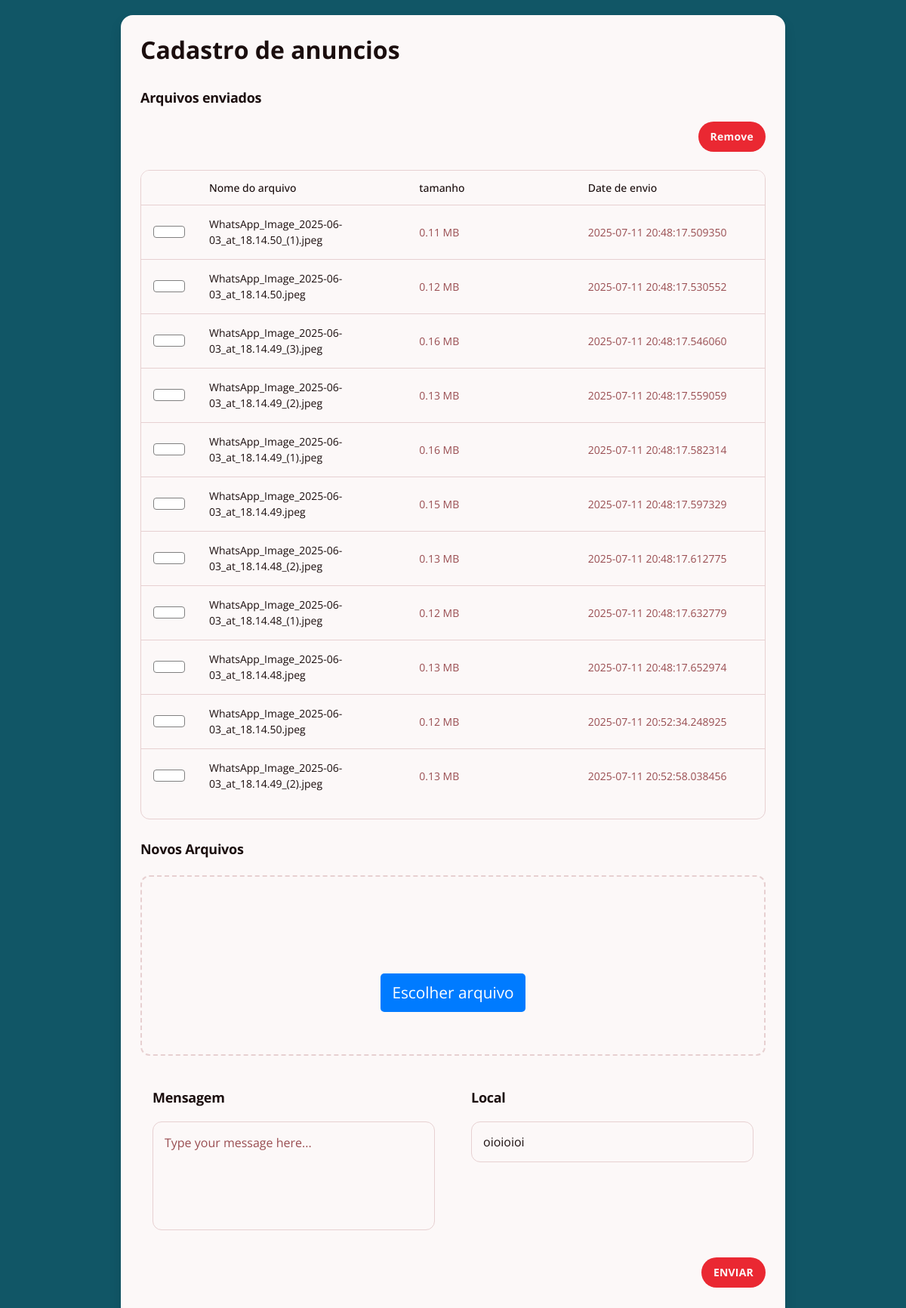
Page /cadastro on the committed database.
### app/models/Anuncio.py (models this page shows, shortened)
class Anuncio(db.Model):
    __tablename__ = 'anuncios'
    id = db.Column(db.Integer, primary_key=True)
    caminho = db.Column(db.String(64))
    altura = db.Column(db.Integer, default=0)
    largura = db.Column(db.Integer, default=0)
    tamanho = db.Column(db.Integer, default=0)
    nome = db.Column(db.String(64), default='Anúncio')
    data_criacao = db.Column(db.DateTime)
    @staticmethod
    def get_all():
        return Anuncio.query.all()

### app/routes/cadastro_routes.py (the view)
@cad_bp.route('/cadastro')
def cadastro():
    data = Anuncio.get_all()
    config = Config.get_configuracao()
    if config:
        local = config
    else:
        local = ""
    if data:
        return render_template('index.html', anuncios=data,local=local)
    else:
        return render_template('index.html', anuncios=None, local=local)

### app/models/Config.py (called while the page is built)
    @staticmethod
    def get_configuracao():
        configuracao = Config.query.first()
        if configuracao:
            return configuracao.local
        return None

### app/templates/index.html (shortened to what this page needs)
<html>
<head>
  <link rel="stylesheet" href="../static/css/index.css">
  <script src="https://cdn.tailwindcss.com?plugins=forms,container-queries"></script>
</head>
<body>
  <div class="relative flex size-full min-h-screen flex-col group/design-root overflow-x-hidden">
    <div class="layout-container flex h-full grow flex-col">
      <main>
        <div class="px-40 flex flex-1 justify-center py-5">
          <div class="layout-content-container content-box flex flex-col max-w-[960px] flex-1">
            <div class="flex flex-wrap justify-between gap-3 p-4">
              <p class="text-[#1b0e0e] tracking-light text-[32px] font-bold leading-tight min-w-72">Cadastro de anuncios
              </p>
            </div>
            <h3 class="text-[#1b0e0e] text-lg font-bold leading-tight tracking-[-0.015em] px-4 pb-2 pt-4">
              Arquivos enviados</h3>
            <div class="flex px-4 py-3 justify-end">
              <button id="deletar"
                class="flex min-w-[84px] max-w-[480px] cursor-pointer items-center justify-center overflow-hidden rounded-full h-10 px-4 bg-[#ea2832] text-[#fcf8f8] text-sm font-bold leading-normal tracking-[0.015em]">
                <span class="truncate">Remove</span>
              </button>
            </div>
            <div class="px-4 py-3 @container">
              <div class="flex overflow-hidden rounded-xl border border-[#e7d0d1] bg-[#fcf8f8]">
                <form action="/cadastro/delete" method="post" enctype="multipart/form-data" id="form-delete">
                  <table class="flex-1">
                    <thead>
                      <tr class="bg-[#fcf8f8]">
                        <th
                          class="table-da5ca9a9-12e4-4bd5-a590-5121aa32de00-column-120 px-4 py-3 text-left text-[#1b0e0e] text-sm font-medium leading-normal">
                        </th>
                        <th
                          class="table-da5ca9a9-12e4-4bd5-a590-5121aa32de00-column-240 px-4 py-3 text-left text-[#1b0e0e] w-[400px] text-sm font-medium leading-normal">
                          Nome do arquivo
                        </th>
                        <th
                          class="table-da5ca9a9-12e4-4bd5-a590-5121aa32de00-column-360 px-4 py-3 text-left text-[#1b0e0e] w-[400px] text-sm font-medium leading-normal">
                          tamanho</th>
                        <th
                          class="table-da5ca9a9-12e4-4bd5-a590-5121aa32de00-column-480 px-4 py-3 text-left text-[#1b0e0e] w-[400px] text-sm font-medium leading-normal">
                          Date de envio
                        </th>
                      </tr>
                    </thead>
                    <tbody>
                      {% with anuncios = anuncios%} {% if anuncios %} {% for cada in anuncios %}
                      <tr class="border-t border-t-[#e7d0d1]">
                        <td
                          class="table-da5ca9a9-12e4-4bd5-a590-5121aa32de00-column-120 h-[72px] px-4 py-2 text-sm font-normal leading-normal">
                          <input type="checkbox" name="selecionados" id="{{cada.id}}" value="{{cada.id}}"
                            class="h-4 w-4 rounded border-[#808080] text-[#ea2832] focus:ring-0">
                        </td>
                        <td
                          class="table-da5ca9a9-12e4-4bd5-a590-5121aa32de00-column-240 h-[72px] px-4 py-2 w-[400px] text-[#1b0e0e] text-sm font-normal leading-normal">
                          {{ cada.nome }}
                        </td>
                        <td
                          class="table-da5ca9a9-12e4-4bd5-a590-5121aa32de00-column-360 h-[72px] px-4 py-2 w-[400px] text-[#994d51] text-sm font-normal leading-normal">
                          {{ cada.tamanho }} MB
                        </td>
                        <td
                          class="table-da5ca9a9-12e4-4bd5-a590-5121aa32de00-column-480 h-[72px] px-4 py-2 w-[400px] text-[#994d51] text-sm font-normal leading-normal">
                          {{ cada.data_criacao }}
                        </td>
                      </tr>
                      {% endfor %} {%endif%} {%endwith%}
                    </tbody>
                  </table>
                </form>
              </div>
            </div>
            <form action="/" method="post" enctype="multipart/form-data">
              <h3 class="text-[#1b0e0e] text-lg font-bold leading-tight tracking-[-0.015em] px-4 pb-2 pt-4">
                Novos Arquivos</h3>
              <div class="flex flex-col p-4">
                <div
                  class="flex flex-col items-center gap-6 rounded-xl border-2 border-dashed border-[#e7d0d1] px-6 py-14">
                  <span id="file-name"
                    class="text-[#1b0e0e] text-sm font-bold leading-tight tracking-[-0.015em] px-4 pb-2 pt-4"></span>
                  <label class="file-label">
                    Escolher arquivo
                  </label>
                </div>
              </div>
              <div class="flex w-full flex-wrap gap-4 px-4 py-3 justify-around">
                <div class="flex-1">
                  <h3 class="text-[#1b0e0e] text-lg font-bold leading-tight tracking-[-0.015em] px-4 pb-2 pt-4">
                    Mensagem</h3>
                  <div class="flex max-w-[480px] flex-wrap items-end gap-4 px-4 py-3">
                    <label class="flex flex-col min-w-40 flex-1">
                      <textarea placeholder="Type your message here..." name="mensagem" id="mensagem"
                        class="form-input flex w-full min-w-0 flex-1 resize-none overflow-hidden rounded-xl text-[#1b0e0e] focus:outline-0 focus:ring-0 border border-[#e7d0d1] bg-[#fcf8f8] focus:border-[#e7d0d1] min-h-36 placeholder:text-[#994d51] p-[15px] text-base font-normal leading-normal"></textarea>
                    </label>
                  </div>
                </div>
                <div class="flex-1">
                  <h3 class="text-[#1b0e0e] text-lg font-bold leading-tight tracking-[-0.015em] px-4 pb-2 pt-4">
                    Local</h3>
                  <div class="flex max-w-[480px] flex-wrap items-end gap-4 px-4 py-3">
                    <label class="flex flex-col min-w-40 flex-1">
                      <input type="text" placeholder="Type your message here..." name="local" id="local"
                        class="form-input min-w-0 flex-1 resize-none overflow-hidden rounded-xl text-[#1b0e0e] focus:outline-0 focus:ring-0 border border-[#e7d0d1] bg-[#fcf8f8] focus:border-[#e7d0d1] placeholder:text-[#994d51] p-[15px] text-base font-normal leading-normal">
                    </label>
                  </div>
                </div>
              </div>
              <div class="flex px-4 py-3 justify-end">
                <button type="submit"
                  class="flex min-w-[84px] max-w-[480px] cursor-pointer items-center justify-center overflow-hidden rounded-full h-10 px-4 bg-[#ea2832] text-[#fcf8f8] text-sm font-bold leading-normal tracking-[0.015em]">
                  <span class="truncate">ENVIAR</span>
                </button>
              </div>
          </div>
        </div>
      </main>
    </div>
  </div>
</body>
</html>

### app/static/css/index.css (style rules this page uses)
:root { --primary-color: rgb(17, 86, 102); --primary-color-darker: rgb(9, 48, 56); }
* { box-sizing: border-box; outline: 0; }
body { margin: 0; padding: 0; background: var(--primary-color); font-family: "Open sans", sans-serif; font-size: 1.3em; line-height: 1.5em; }
form input { font-size: 1.4em; height: 50px; padding: 0 20px; }
button { border: none; background: var(--primary-color); color: #fff; font-size: 18px; font-weight: 700; height: 50px; cursor: pointer; margin-top: 30px; }
.file-label { display: inline-block; padding: 10px 15px; background-color: #007bff; color: white; border-radius: 5px; cursor: pointer; }
#file-name { width: 100%; white-space: nowrap; overflow: hidden; text-overflow: ellipsis; }

### app/templates/index.html (style rules this page uses)
.content-box { background-color: #fcf8f8; border-radius: 1rem; box-shadow: 0 0.5rem 1rem rgba(0, 0, 0, 0.1); padding: 10px; }

### rows in the picture
Anuncio: nome "WhatsApp_Image_2025-06-03_at_18.14.50_(1).jpeg", tamanho "0.11", data_criacao "2025-07-11 20:48:17.509350"
Anuncio: nome "WhatsApp_Image_2025-06-03_at_18.14.50.jpeg", tamanho "0.12", data_criacao "2025-07-11 20:48:17.530552"
Anuncio: nome "WhatsApp_Image_2025-06-03_at_18.14.49_(3).jpeg", tamanho "0.16", data_criacao "2025-07-11 20:48:17.546060"
Anuncio: nome "WhatsApp_Image_2025-06-03_at_18.14.49_(2).jpeg", tamanho "0.13", data_criacao "2025-07-11 20:48:17.559059"
Anuncio: nome "WhatsApp_Image_2025-06-03_at_18.14.49_(1).jpeg", tamanho "0.16", data_criacao "2025-07-11 20:48:17.582314"
Anuncio: nome "WhatsApp_Image_2025-06-03_at_18.14.49.jpeg", tamanho "0.15", data_criacao "2025-07-11 20:48:17.597329"
Anuncio: nome "WhatsApp_Image_2025-06-03_at_18.14.48_(2).jpeg", tamanho "0.13", data_criacao "2025-07-11 20:48:17.612775"
Anuncio: nome "WhatsApp_Image_2025-06-03_at_18.14.48_(1).jpeg", tamanho "0.12", data_criacao "2025-07-11 20:48:17.632779"
Anuncio: nome "WhatsApp_Image_2025-06-03_at_18.14.48.jpeg", tamanho "0.13", data_criacao "2025-07-11 20:48:17.652974"
Anuncio: nome "WhatsApp_Image_2025-06-03_at_18.14.50.jpeg", tamanho "0.12", data_criacao "2025-07-11 20:52:34.248925"
Anuncio: nome "WhatsApp_Image_2025-06-03_at_18.14.49_(2).jpeg", tamanho "0.13", data_criacao "2025-07-11 20:52:58.038456"
